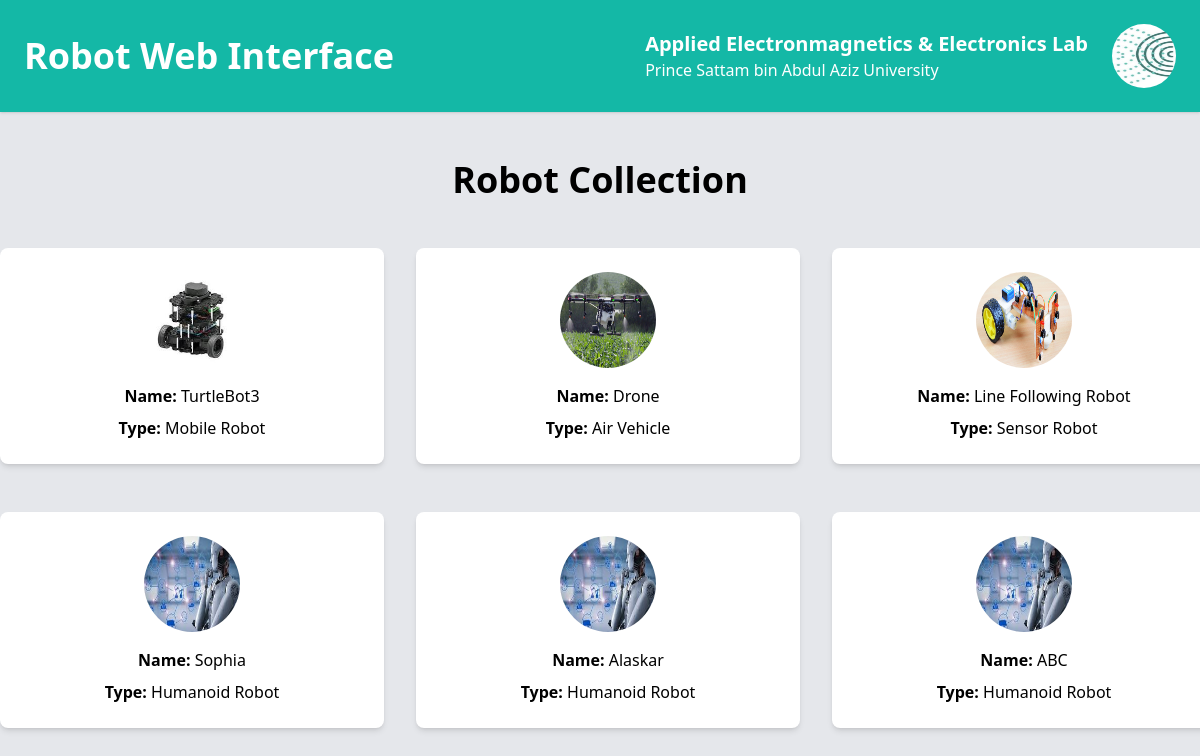
The app's page /, older data.
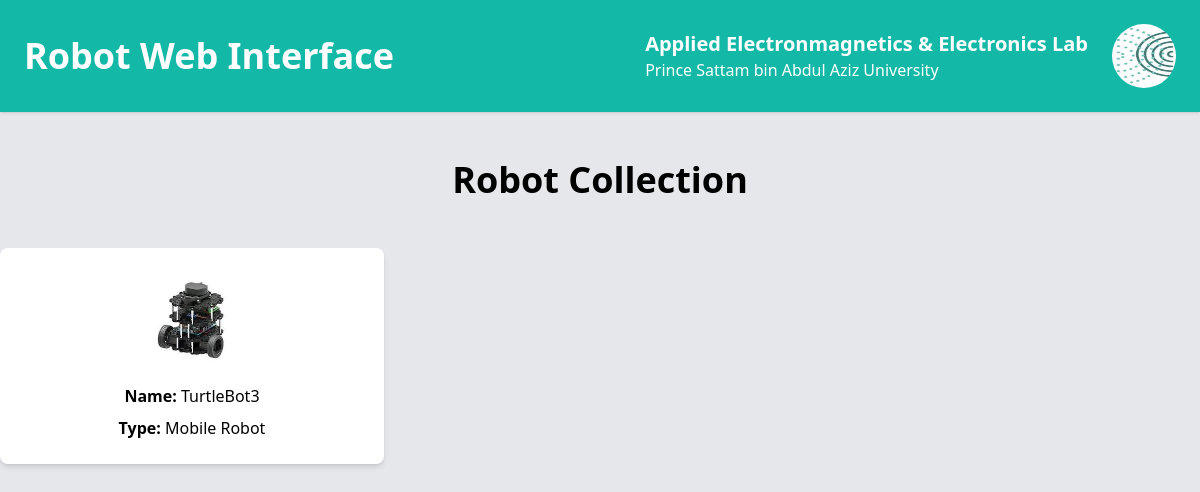
The same page, newer data.
### RosWebApp/models.py (models this page shows, shortened)
class Robot(models.Model):
    robot_name = models.CharField(max_length=30)
    robot_type = models.CharField(max_length=30)
    robot_icon = models.ImageField(upload_to='RosWebApp/images', default='')

### RosWebApp/views.py (the view)
# urls.py: path('', views.home, name=''),
def home(request):
    robots = Robot.objects.all()
    return render(request, 'RosWebApp/frontpg.html', {'robots': robots})

### RosWebApp/templates/RosWebApp/frontpg.html (shortened to what this page needs)
{% load static tailwind_tags %}
<!DOCTYPE html>
<html lang="en">
<head>
    {% tailwind_css %}
</head>
<body class="bg-gray-200 font-sans">
    {% include 'RosWebApp/header.html' %}
    <div class="font-bold text-center my-12 text-4xl">
        <h1>Robot Collection</h1>
    </div>
    <div class="flex justify-center items-center">
        <div class="grid grid-cols-3 gap-12">
            {% for robot in robots %}
                <div>
                    <button>
                        <div class="bg-white rounded-lg shadow-md p-6 w-96 flex flex-col items-center" id="robotDetailsCard">
                            <div>
                                <img src="{{ robot.robot_icon.url }}" alt="robot-img" class="rounded-full h-24 w-24"/>
                            </div>
                            <div class="mt-4">
                                <span class="font-semibold">Name:</span> {{ robot.robot_name }}
                            </div>
                            <div class="mt-2">
                                <span class="font-semibold">Type:</span> {{ robot.robot_type }}
                            </div>
                        </div>
                    </button>
                </div>
            {% endfor %}
        </div>
    </div>
</body>
</html>

### RosWebApp/templates/RosWebApp/header.html (shortened to what this page needs)
{% load static tailwind_tags %}
<!DOCTYPE html>
<html lang="en">
<head>
    {% tailwind_css %}
</head>
<body class="bg-gray-200 font-sans">
    <div class="bg-teal-500 p-6 flex justify-between items-center shadow">
        <h1 class="text-white text-4xl font-bold">Robot Web Interface</h1>
        <div class="flex items-center">
            <div class="text-white ml-6">
                <div class="text-xl font-bold">Applied Electronmagnetics & Electronics Lab</div>
                <div class="text-md">Prince Sattam bin Abdul Aziz University</div>
            </div>
            <div class="ml-6">
                <img src="{% static 'RosWebApp/images/aeelab_logo.jpeg' %}" alt="logo-img" class="rounded-full h-16 w-16">
            </div>
        </div>
    </div>
</body>
</html>

Row changes from the older to the newer data that the page shows:
removed Robot: robot_icon (picture), robot_name "Drone", robot_type "Air Vehicle"
removed Robot: robot_icon (picture), robot_name "Line Following Robot", robot_type "Sensor Robot"
removed Robot: robot_icon (placeholder picture), robot_name "Sophia", robot_type "Humanoid Robot"
removed Robot: robot_icon (placeholder picture), robot_name "Alaskar", robot_type "Humanoid Robot"
removed Robot: robot_icon (placeholder picture), robot_name "ABC", robot_type "Humanoid Robot"
